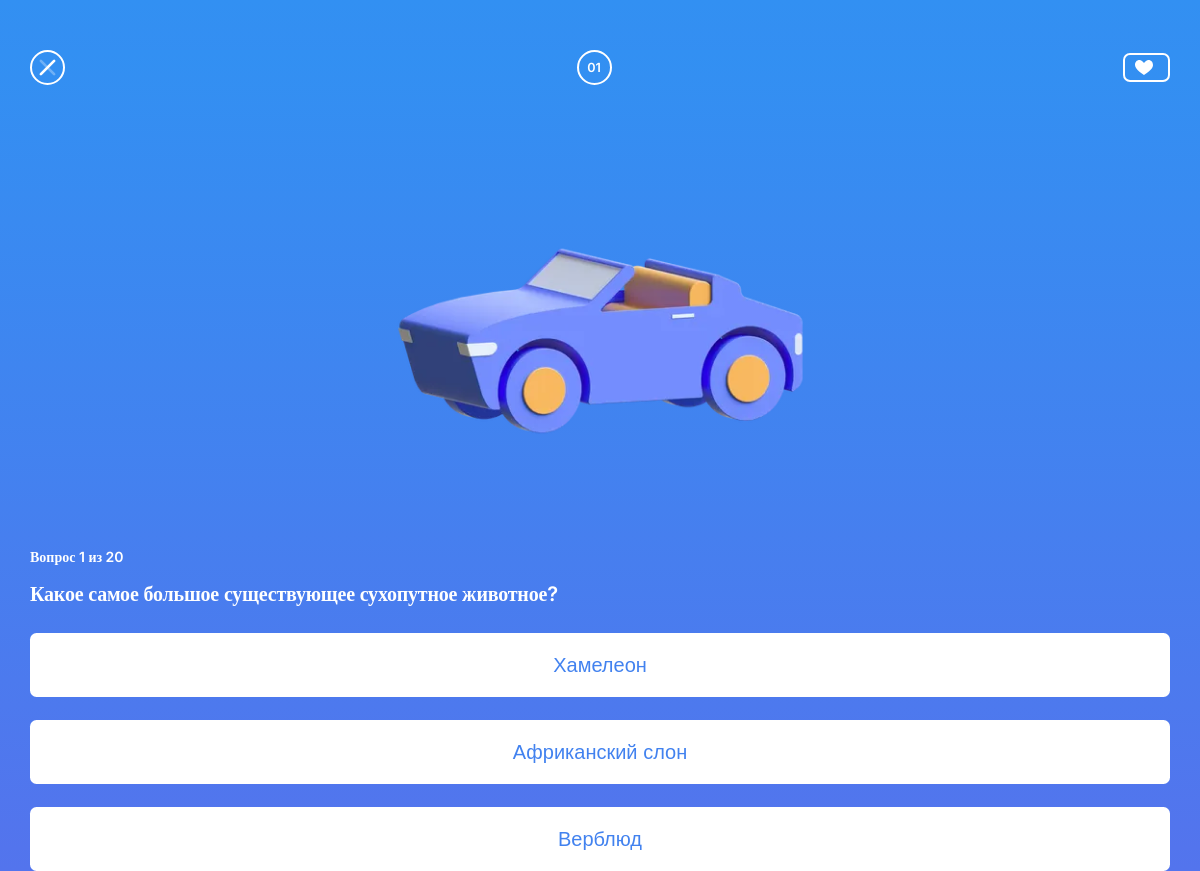
Screenshot of /pages/9/index.php (signed in) with the database file from the repository.
### tables this page shows
CREATE TABLE `questions` (
  `id` int(11) NOT NULL,
  `question_text` varchar(255) NOT NULL,
  `city_image` varchar(255) NOT NULL,
  `correct_answer` varchar(255) NOT NULL
);

### pages/9/index.php (the view, shortened to what this page needs)
<?php
$servername = "localhost";
$username = "root";
$password = "";
$dbname = "quiz_db";
$conn = new mysqli($servername, $username, $password, $dbname);
$currentQuestionId = $_SESSION['currentQuestionId'];
$query = "SELECT * FROM questions WHERE id = $currentQuestionId";
$result = $conn->query($query);
if ($result->num_rows > 0) {
    $question = $result->fetch_assoc();
    $questionText = $question['question_text'];
    $cityImage = $question['city_image'];
    $correctAnswer = $question['correct_answer'];
    $answers = array();
    $answers[] = $correctAnswer;
    if (strpos($questionText, 'животные') !== false || strpos($questionText, 'гиены') !== false) {
        $wrongAnswers = array(
            "Африканский слон", "Карликовая белозубка", "Анаконда", "Сокол-сапсан", "Кальмар гигантский", "Кролик",
            "Нарвал", "Жираф", "Сеул", "Обезьяна-тамарин", "Ворон", "Кашалот"
        );
    } else {
        $wrongAnswers = array(
            "Водомерка", "Кашалот", "Верблюд", "Нарвал",
            "Гепард", "Хамелеон", "Африканский слон",
            "Нет правильного ответа", "Иное", "Ворон", "Кашалот", "Обезьяна-тамарин"
        );
    }
    $wrongAnswers = array_diff($wrongAnswers, array($correctAnswer));
    $randomWrongAnswers = array_rand(array_flip($wrongAnswers), 2);
    $answers = array_merge($answers, $randomWrongAnswers);
    shuffle($answers);
}
?>
<!DOCTYPE html>
<html lang="ru">
<head>
    <link rel="stylesheet" href="styles/common.css">
    <link rel="stylesheet" href="styles/reset.css">
    <link rel="stylesheet" href="styles/style.css">
</head>
<body>
    <header>
        <div class="container">
            <div class="header_section">
            <a href="/pages/labs.php">
                <div class="header_close_img"></div>
            </a>
                <div class="counter-circle">
                    <span><?php echo str_pad($_SESSION['currentQuestionId'], 2, '0', STR_PAD_LEFT); ?></span>
                </div>
                <div class="header_like_section">
                    <div class="like_img"></div>
                </div>
            </div>
        </div>
    </header>
    <section>
        <div class="container">
            <div class="main_section">
                <div class="main_img" style="background-image: url('<?php echo htmlspecialchars($cityImage); ?>');"></div>
            </div>
            <div class="main_texts">
                <div class="main_title">Вопрос <?php echo $_SESSION['currentQuestionId'] . ' из 20'; ?></div>
                <div class="main_desc"><?php echo htmlspecialchars($questionText); ?></div>
            </div>
            <form method="POST" class="main_choice_all">
                <?php foreach ($answers as $answer): ?>
                    <div class="main_choice_button">
                        <button type="submit" name="answer" value="<?php echo htmlspecialchars($answer); ?>"><?php echo htmlspecialchars($answer); ?></button>
                    </div>
                <?php endforeach; ?>
            </form>
        </div>
    </section>
</body>
</html>

### pages/9/styles/common.css (style rules this page uses)
body, html { margin: 0; padding: 0; height: 100%; background: linear-gradient(180deg, #3290F2 0%, #5374ED 100%); }
body { font-family: "Jost", sans-serif; font-optical-sizing: auto; font-style: normal; height: 100vh; background-size: cover; background-position: center; background-repeat: no-repeat; background-color: #141515; background-size: 100% 100%; }
aside, nav, footer, header, section, main { display: block; }
input, textarea, button, select { font-family: inherit; font-size: inherit; color: inherit; background-color: transparent; }
button, input[type="submit"] { display: inline-block; box-shadow: none; background-color: transparent; background: none; cursor: pointer; }
.container { max-width: 1140px; margin: 0 auto; }

### pages/9/styles/style.css (style rules this page uses)
.header_close_img { width: 35px; height: 35px; background-position: center; background-repeat: no-repeat; background-image: url("/img/close.svg"); }
.counter-circle { width: 35px; height: 35px; border-radius: 50%; border: 2px solid white; background-color: transparent; display: flex; justify-content: center; align-items: center; color: #FFF; font-family: Inter; font-size: 12.6px; font-style: normal; font-weight: 600; line-height: normal; }
.header_like_section { display: flex; align-items: center; border-radius: 7px; border: 2px solid #FFF; padding: 5px 0px 5px 0px; }
.like_img { width: 18px; height: 15px; background-position: center; background-repeat: no-repeat; background-image: url("/img/Heart.svg"); margin-left: 10px; }
.header_section { margin-top: 50px; display: flex; justify-content: space-between; align-items: center; }
.main_img { width: 433px; height: 433px; background-position: center; background-repeat: no-repeat; background-image: url("/img/main_img.png"); }
.main_section { display: flex; justify-content: center; }
.main_title { color: #FFF; font-family: Inter; font-size: 14px; font-style: normal; font-weight: 600; line-height: normal; margin-top: 30px; }
.main_desc { color: #FFF; font-family: Inter; font-size: 20px; font-style: normal; font-weight: 600; line-height: 149.953%; letter-spacing: -0.2px; margin-top: 14px; }
.main_choice_button { width: auto; height: auto; border-radius: 6.5px; background: #FFF; color: #4282EF; font-family: 'Inter', sans-serif; font-size: 20px; font-style: normal; font-weight: 600; line-height: normal; padding: 20px 0; display: flex; justify-content: center; margin-top: 23px; border: none; cursor: pointer; transition: transform 0.3s ease, box-shadow 0.3s ease, background-color 0.3s ease, color 0.3s ease; }

### rows the page displays
questions: city_image (picture), question_text "Какое самое большое существующее сухопутное животное?"

### other values shown
str_pad($_SESSION['currentQuestionId'], 2, '0', STR_PAD_LEFT) "01"
$_SESSION['currentQuestionId'] "1"
$answer "Хамелеон"
$answer "Африканский слон"
$answer "Верблюд"
